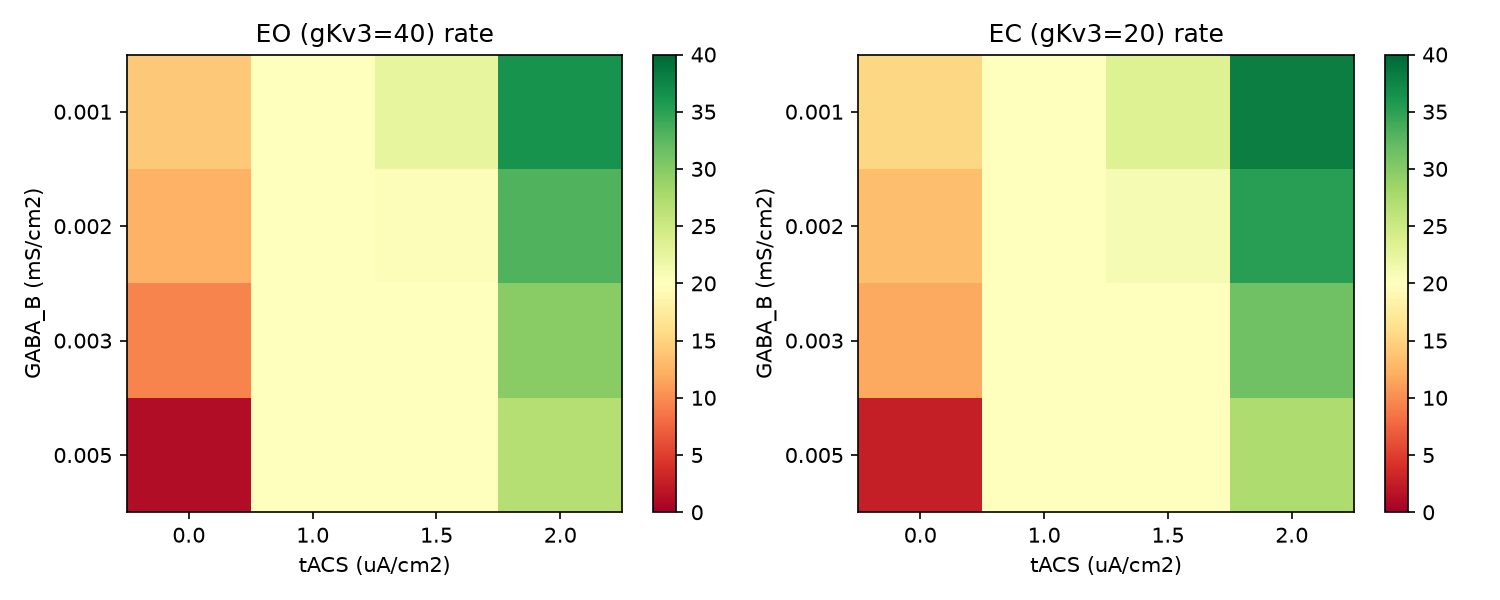
#> input picture figures/f_t26c_param_scan.png, 1500 x 600 px
$ python compose_fig4_v7.py
#> lines starting #> are read from the running program, lines starting #| are printed output that depends on the picture; after the words box and inside, x2 and y2 are one past the last pixel; in counts of white or black regions, pixels touching at a corner belong together
"""Compose Fig 4 v7: aligned panels, trimmed heatmap, aspect-matched."""
import os
import numpy as np
import matplotlib
matplotlib.use("Agg")
import matplotlib.pyplot as plt
from PIL import Image


def trim_border(img, threshold=250):
    """Crop uniform border (white or near-white) from PIL Image."""
#> called with threshold = 250
    img_rgb = img.convert("RGB") if img.mode != "RGB" else img
    arr = np.array(img_rgb)
    mask = np.any(arr < threshold, axis=2)
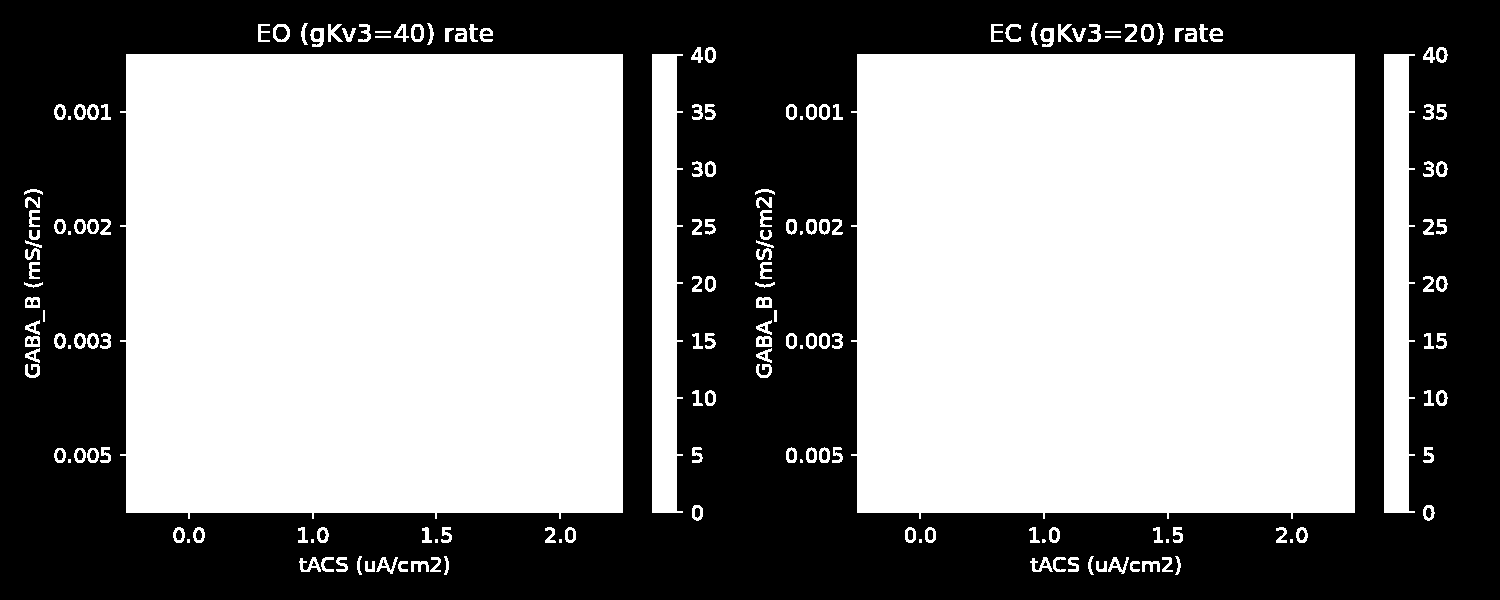
#> mask: shape (600, 1500) bool; 55.1% white; 71 black regions (16 under 20 px), largest, box (x1, y1, x2, y2) and area: (0, 0, 1500, 600) 401249, (276, 27, 287, 40) 111, (414, 27, 421, 39) 72
    rows, cols = np.any(mask, axis=1), np.any(mask, axis=0)
    if not np.any(rows) or not np.any(cols):
        return img
    top = int(np.argmax(rows))
#> top = 23
    bottom = int(len(rows) - np.argmax(rows[::-1]))
#> bottom = 575
    left = int(np.argmax(cols))
#> left = 24
    right = int(len(cols) - np.argmax(cols[::-1]))
#> right = 1448
    return img.crop((left, top, right, bottom))
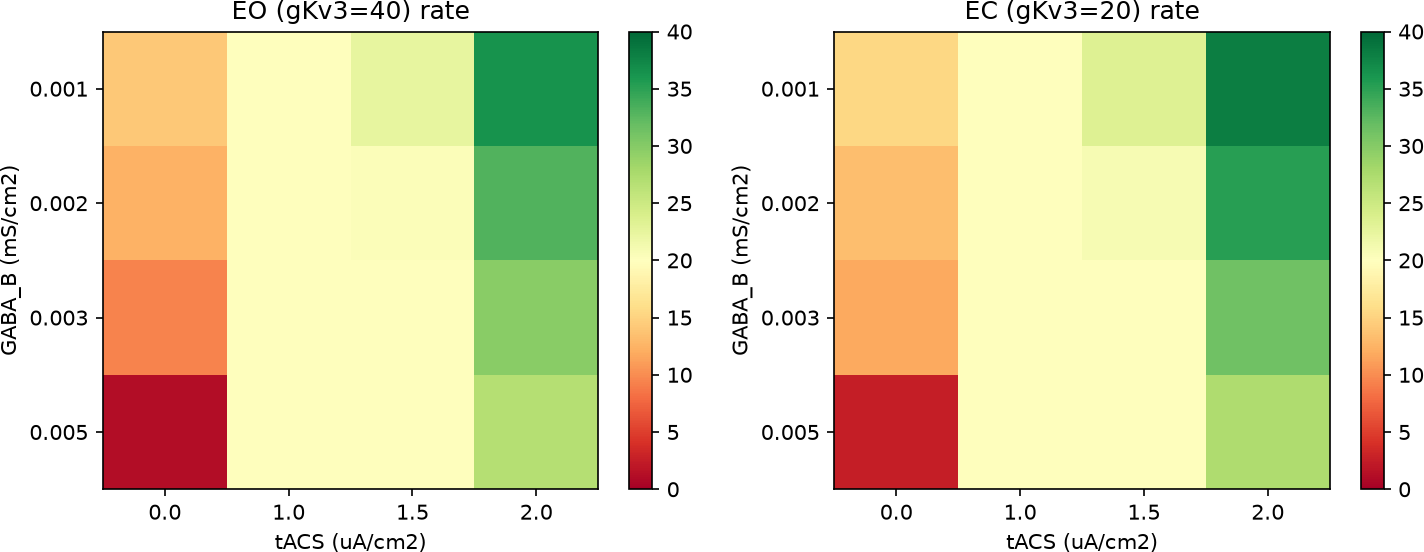
#> returned value: PIL image 1424x552 RGBA; mean R, G, B, A 219.4, 218.5, 177.2, 255


fig_dir = os.path.dirname(os.path.abspath(__file__))
img_b = trim_border(Image.open(os.path.join(fig_dir, "f_t26c_param_scan.png")))

fig = plt.figure(figsize=(17, 5.5))

fig.text(0.5, 0.97,
         "Figure 4. Combined intervention switch: iTBS closes gamma, tACS reopens it.",
         ha="center", va="top", fontsize=13, weight="bold")

# Both panels share same bottom and height for perfect vertical alignment
h = 0.72
y0 = 0.10

# --- panel (a) native grouped bar chart ---
w_a = 0.30
ax_a = fig.add_axes([0.05, y0, w_a, h])
labels = ["Sham", "iTBS", "tACS+iTBS"]
x = np.arange(len(labels))
width = 0.32

eo_means = [67.6, 8.4, 233.2]
eo_stds = [8.6, 6.2, 29.7]
ec_means = [20.8, 1.4, 74.3]
ec_stds = [11.5, 1.1, 45.2]

bars1 = ax_a.bar(x - width/2, eo_means, width, yerr=eo_stds, capsize=4,
                 color="#1f77b4", label="EO (gKv3=40)", edgecolor="white", linewidth=0.6)
bars2 = ax_a.bar(x + width/2, ec_means, width, yerr=ec_stds, capsize=4,
                 color="#ff7f0e", label="EC (gKv3=20)", edgecolor="white", linewidth=0.6)

ax_a.set_ylabel("Stimulus-period gamma power (a.u.)", fontsize=11)
ax_a.set_xticks(x)
ax_a.set_xticklabels(labels, fontsize=10)
ax_a.legend(loc="upper left", frameon=False, fontsize=9)
ax_a.spines["top"].set_visible(False)
ax_a.spines["right"].set_visible(False)
ax_a.tick_params(axis="y", labelsize=10)
ax_a.set_ylim(0, 290)

ax_a.annotate("3.45×", xy=(x[2] - width/2, eo_means[2] + eo_stds[2] + 6),
              ha="center", va="bottom", fontsize=10, color="#1f77b4", weight="bold")
ax_a.annotate("3.57×", xy=(x[2] + width/2, ec_means[2] + ec_stds[2] + 6),
              ha="center", va="bottom", fontsize=10, color="#ff7f0e", weight="bold")

ax_a.set_title("(a) 10-seed intervention comparison (EO vs EC)", loc="left", fontsize=11, y=1.02)

# --- panel (b) embed heatmap, aspect-matched to source ratio ---
# Source f_t26c_param_scan.png = 1500 x 600 -> ratio 2.50 : 1
# Target w = 2.50 * h * fig_height / fig_width = 2.50 * 0.72 * 5.5 / 17 = 0.582
w_b = 0.58
gap = 0.03
ax_b = fig.add_axes([0.05 + w_a + gap, y0, w_b, h])
ax_b.imshow(img_b)
ax_b.axis("off")
ax_b.set_title("(b) Parameter heatmap (GABA_B × tACS)", loc="left", fontsize=11, y=1.02)

plt.savefig(os.path.join(fig_dir, "fig4_combined_switch.png"),
            dpi=300, bbox_inches="tight")
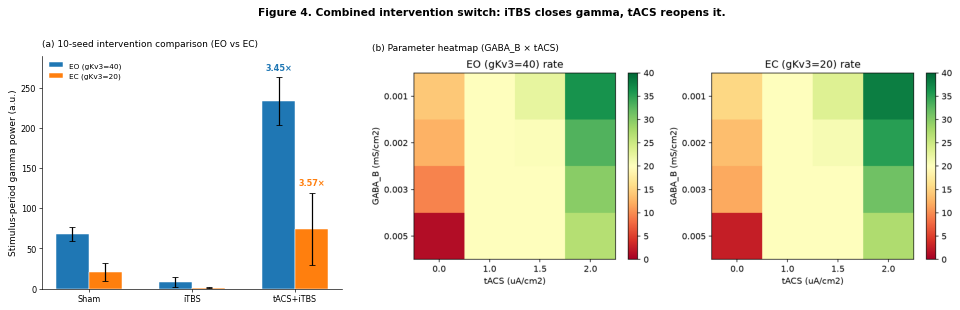
#> figure drawn by matplotlib, 2 panels; panel 1: tallest bar 233.2 high, from x = 1.68 to 2; panel 1: tallest bar 74.3 high, from x = 2 to 2.32
print("Saved: fig4_combined_switch.png")

$ run again, with figures/f1_fI_surface.png copied over figures/f_t26c_param_scan.png
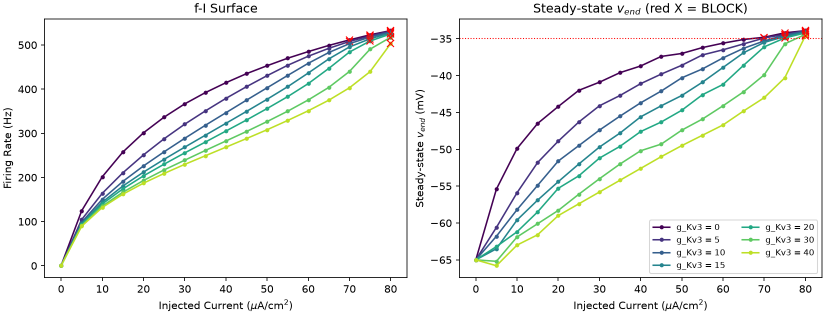
#> input picture figures/f1_fI_surface.png, 1650 x 630 px (shown at 1/2 size)
#> in trim_border, `mask = np.any(arr < threshold, axis=2)`:
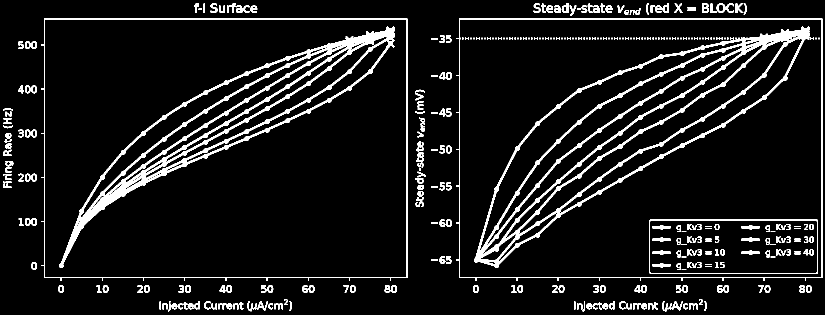
#> mask: shape (630, 1650) bool (shown at 1/2 size); 8.3% white; 364 white regions (111 under 20 px), largest, box (x1, y1, x2, y2) and area: (948, 53, 1619, 536) 27008, (118, 53, 789, 536) 24756, (912, 37, 1645, 562) 5170
#> top = 6
#> bottom = 623
#> left = 6
#> right = 1645
#> `plt.savefig(os.path.join(fig_dir, "fig4_combined_switch.png"), dpi=300..`:
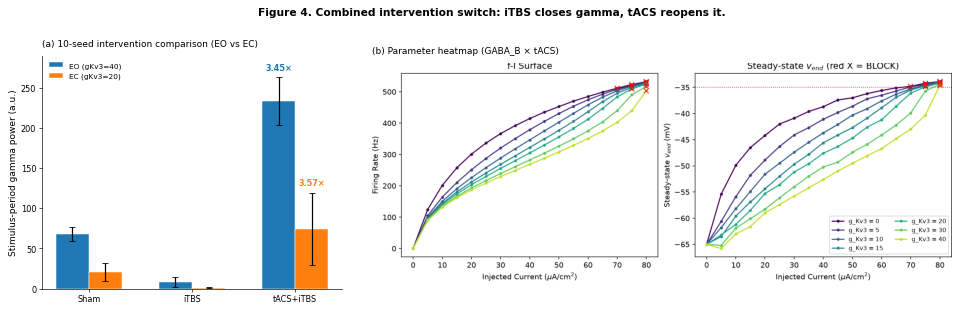
#> figure drawn by matplotlib, 2 panels; panel 1: tallest bar 233.2 high, from x = 1.68 to 2; panel 1: tallest bar 74.3 high, from x = 2 to 2.32

$ run again, with figures/f2_t21d_operating_map.png copied over figures/f_t26c_param_scan.png
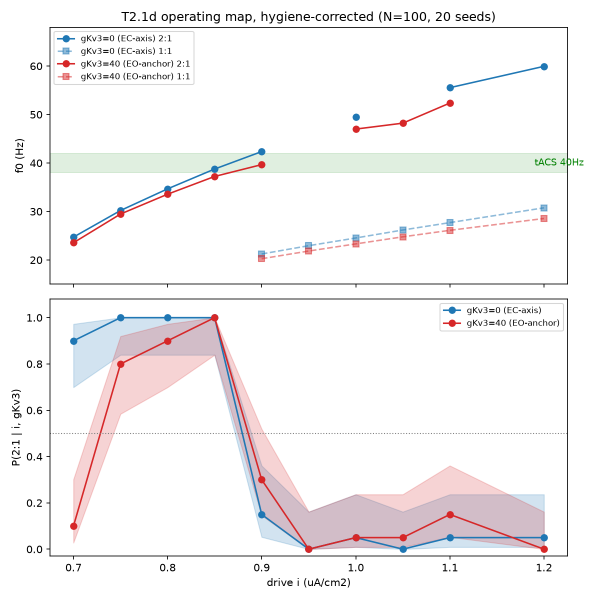
#> input picture figures/f2_t21d_operating_map.png, 1200 x 1200 px (shown at 1/2 size)
#> in trim_border, `mask = np.any(arr < threshold, axis=2)`:
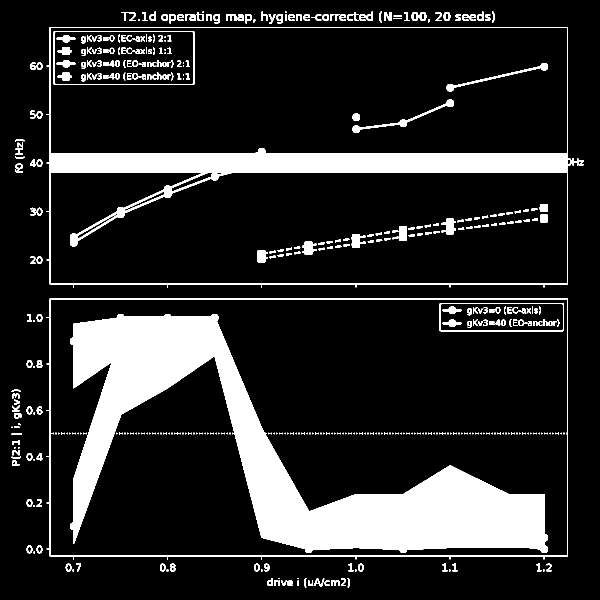
#> mask: shape (1200, 1200) bool (shown at 1/2 size); 15.6% white; 495 white regions (203 under 20 px), largest, box (x1, y1, x2, y2) and area: (140, 628, 1096, 1106) 135896, (93, 54, 1143, 575) 51290, (93, 597, 1136, 1119) 6352
#> top = 23
#> bottom = 1175
#> left = 23
#> right = 1167
#> `plt.savefig(os.path.join(fig_dir, "fig4_combined_switch.png"), dpi=300..`:
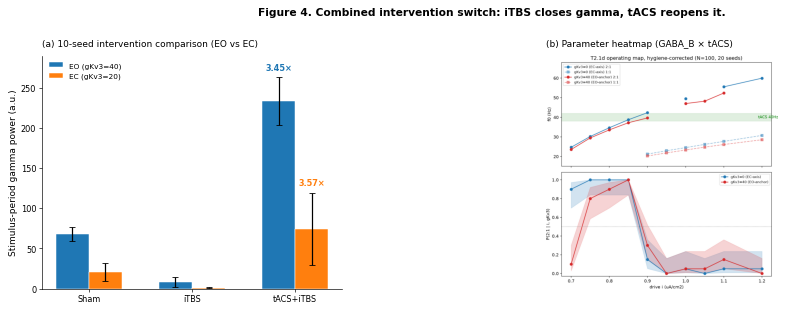
#> figure drawn by matplotlib, 2 panels; panel 1: tallest bar 233.2 high, from x = 1.68 to 2; panel 1: tallest bar 74.3 high, from x = 2 to 2.32

$ run again, with figures/f_t21f_n_sensitivity.png copied over figures/f_t26c_param_scan.png
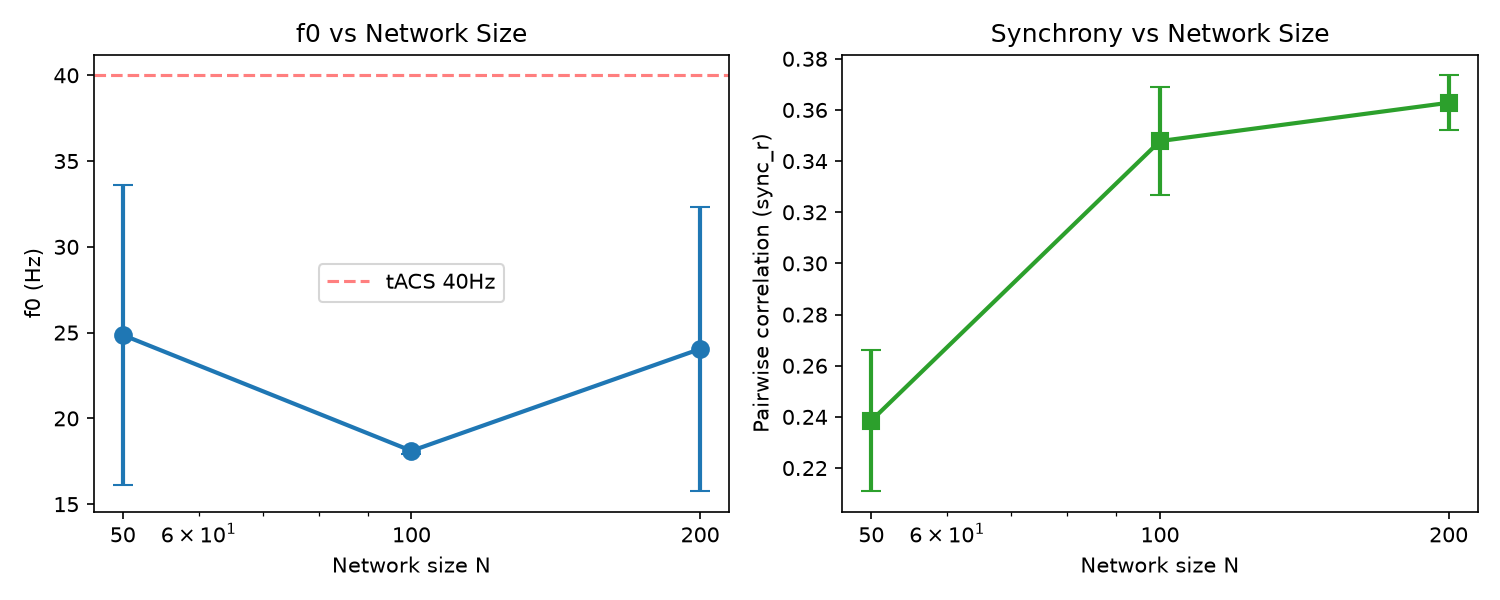
#> input picture figures/f_t21f_n_sensitivity.png, 1500 x 600 px
#> in trim_border, `mask = np.any(arr < threshold, axis=2)`:
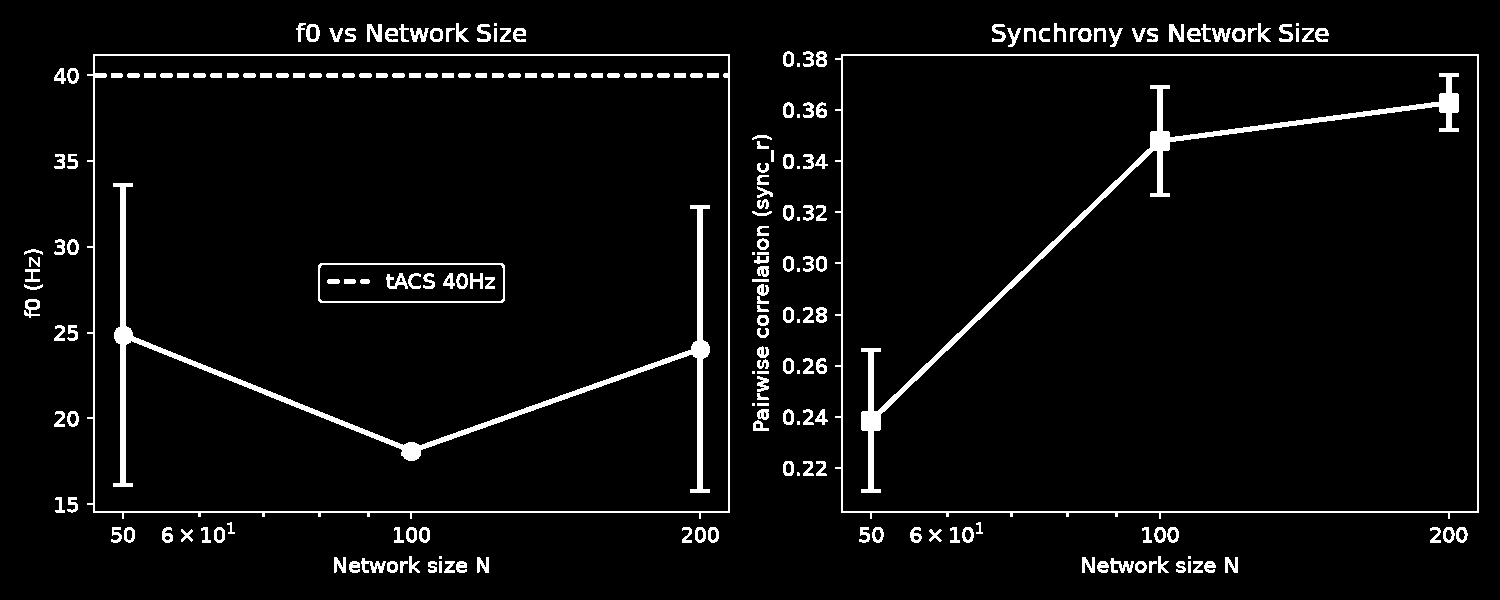
#> mask: shape (600, 1500) bool; 4.7% white; 224 white regions (16 under 20 px), largest, box (x1, y1, x2, y2) and area: (113, 183, 710, 493) 7472, (861, 73, 1459, 493) 6447, (87, 54, 730, 519) 4605
#> top = 23
#> bottom = 573
#> left = 24
#> right = 1479
#> `plt.savefig(os.path.join(fig_dir, "fig4_combined_switch.png"), dpi=300..`:
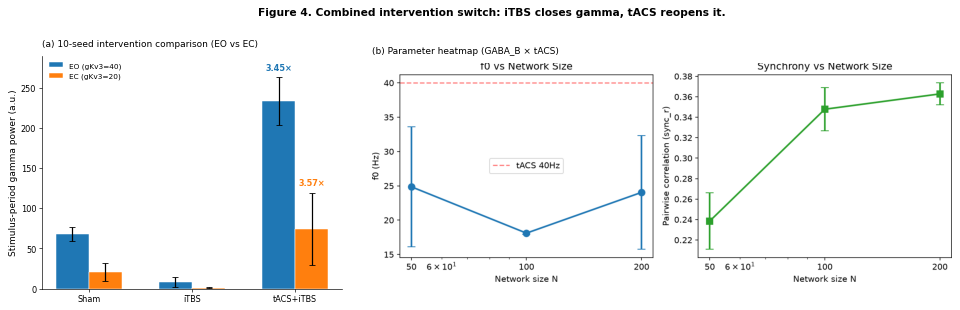
#> figure drawn by matplotlib, 2 panels; panel 1: tallest bar 233.2 high, from x = 1.68 to 2; panel 1: tallest bar 74.3 high, from x = 2 to 2.32
